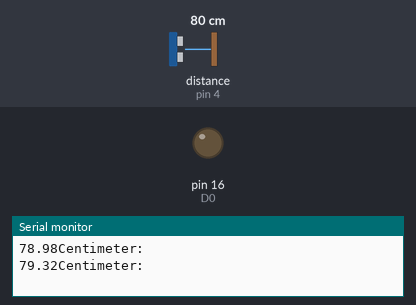
Simulated run of this sketch. Board: Arduino Uno, built with avr-gcc and run on an emulated ATmega328P. Shown: output pins drawn as LEDs (lit = HIGH), the last lines printed to the serial monitor. Wiring (inferred from the names in the program): ultrasonic range finder: trigger pin 5; echo pin 4. Inputs (shaded band) come from the test bench; at power-on: distance to the obstacle (sensor on pin 4) 80 cm. The echo pulse lasts 58.3 µs per cm; pins used as bus, display or sensor lines are not drawn.

Above: at 1.8 s.
1.9 s: distance to the obstacle (sensor on pin 4) set to 55 cm
3.4 s: distance to the obstacle (sensor on pin 4) set to 47 cm
At 4.17 s:
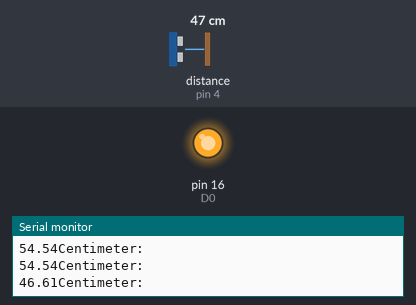
Timing chart, 0 to 13.5 s (numbered marks = the images above; inputs shaded):
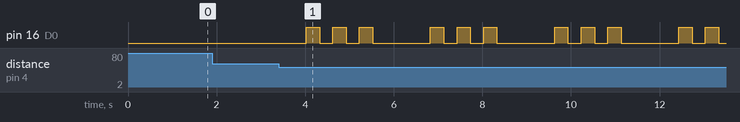

The sketch:

sketch_feb17a.ino
```cpp
/*
********************************************
14CORE ULTRASONIC DISTANCE SENSOR CODE TEST
********************************************
*/
#define TRIGGER 5
#define ECHO 4

#define D0 16
#define LED D0


// NodeMCU Pin D1 > TRIGGER | Pin D2 > ECHO

void setup() {

  Serial.begin (9600);
  pinMode(TRIGGER, OUTPUT);
  pinMode(ECHO, INPUT);
  pinMode(LED, OUTPUT);
}

void loop() {
  data();
  delay(1000);
}

void data(){
  long duration;
  float distance;
  digitalWrite(TRIGGER, LOW);
  delayMicroseconds(2);

  digitalWrite(TRIGGER, HIGH);
  delayMicroseconds(10);

  digitalWrite(TRIGGER, LOW);
  duration = pulseIn(ECHO, HIGH);
  distance = duration * 0.034 / 2;

  Serial.print(distance);
  Serial.println("Centimeter:");

  if(distance <= 15)
  {
    for(int i=0; i<15; i++){
      digitalWrite(LED, HIGH);
      delay(70);
      digitalWrite(LED, LOW);
      delay(70);
    }
  }
  else if(distance <= 30)
  {
    for(int i=0; i<10; i++){
      digitalWrite(LED, HIGH);
      delay(100);
      digitalWrite(LED, LOW);
      delay(100);
    }
  }
  else if(distance <= 45)
  {
     for(int i=0; i<5; i++){
      digitalWrite(LED, HIGH);
      delay(200);

      digitalWrite(LED, LOW);
      delay(200);
     }
  }
  else if(distance <= 50)
  {
     for(int i=0; i<3; i++){
      digitalWrite(LED, HIGH);
      delay(300);
      digitalWrite(LED, LOW);
      delay(300);
     }
  }
  else
  {
    digitalWrite(LED, LOW);
  }
}
```

Measured:
- the behaviour switches between 51 and 50 cm on distance to the obstacle (sensor on pin 4) (found by bisection; images 0 and 1)
- after the input at 3.4 s, pin 16 (D0): LOW → HIGH after 0.62 s, then repeats every 2.8 s: 2 × (LOW 0.30 s, HIGH 0.30 s), LOW 1.3 s, HIGH 0.30 s
